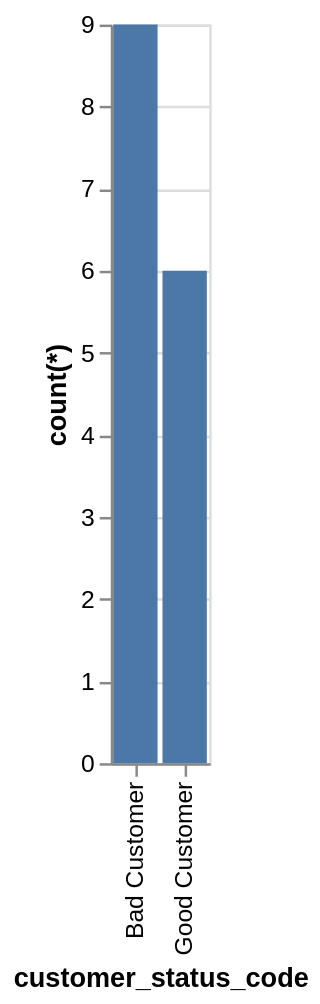

Vega-Lite specification for this chart:
### Vega-Lite specification from a JSON file in a GitHub repository (floating-point values rounded to 4 significant figures)
{"data": {"values": [{"x_data": "Bad Customer", "y_data": 9}, {"x_data": "Good Customer", "y_data": 6}]}, "mark": "bar", "encoding": {"x": {"field": "x_data", "type": "nominal", "title": "customer_status_code", "sort": {"op": "sum", "field": "y_data", "order": "descending"}}, "y": {"field": "y_data", "type": "quantitative", "title": "count(*)"}}}
